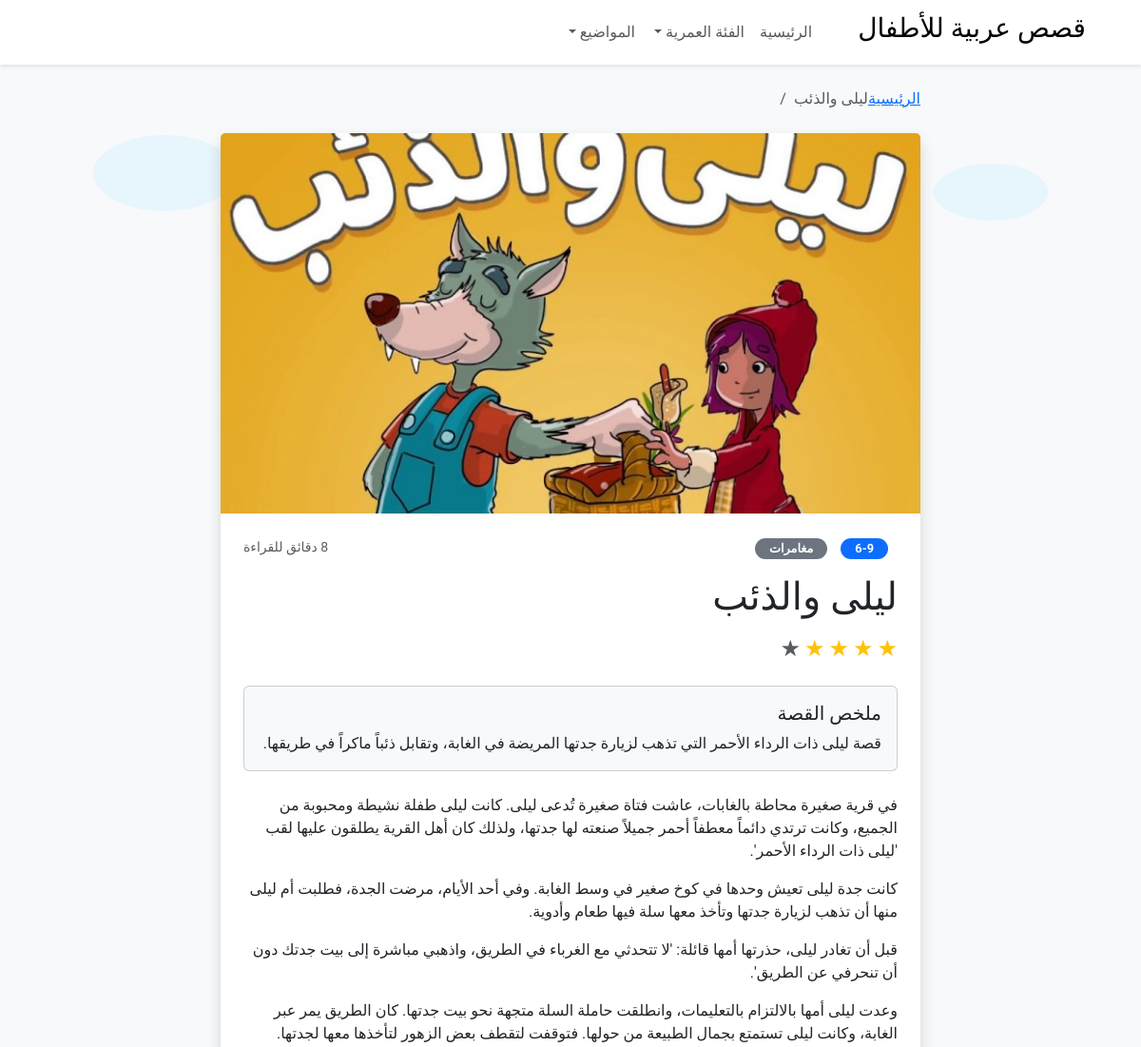
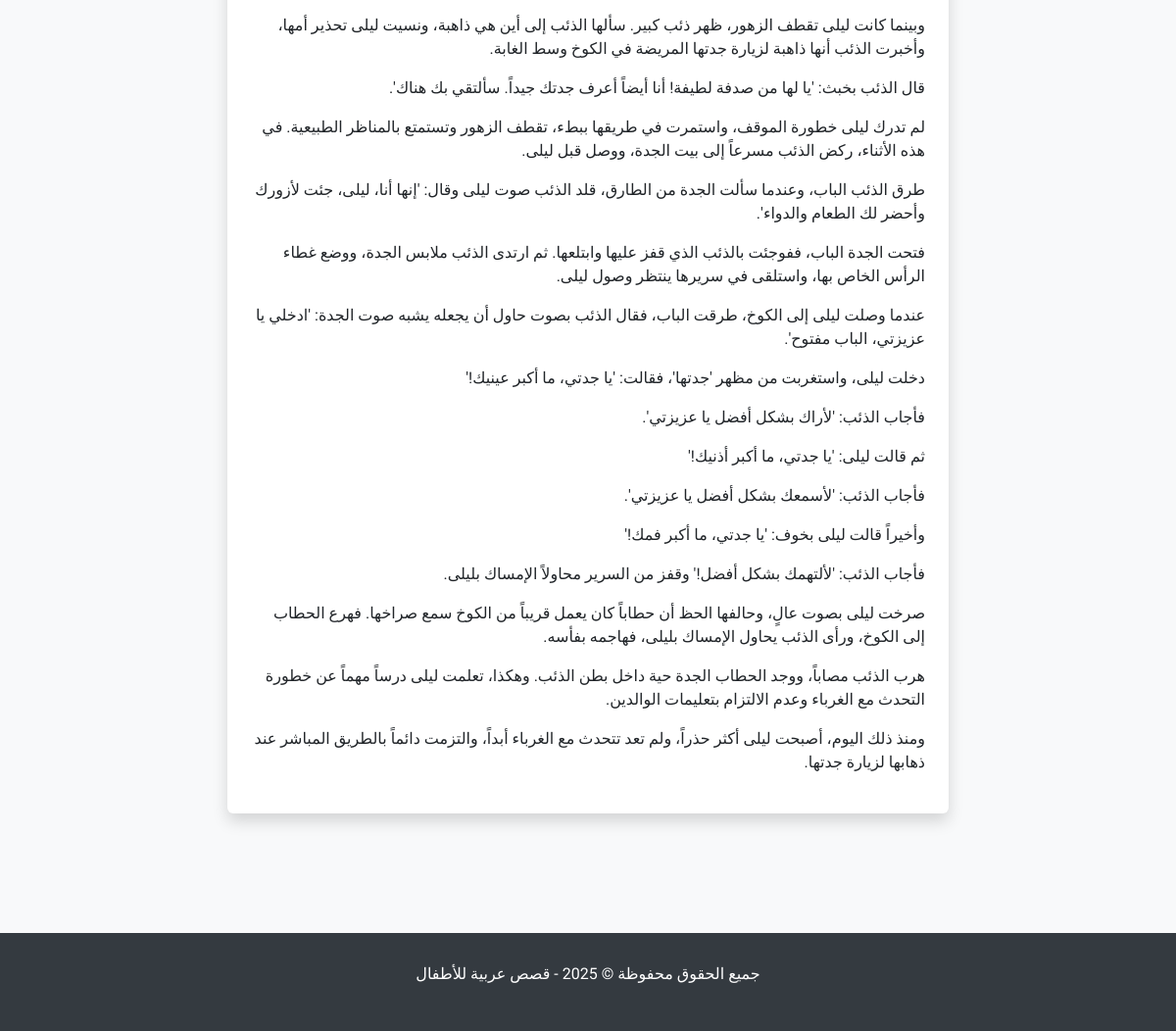
Page /story/3/ on the committed database (2 pictures, top to bottom).
### stories/models.py (models this page shows, shortened)
class Story(models.Model):
    title = models.CharField(max_length=100)
    content = models.TextField()
    summary = models.TextField()
    image_url = models.CharField(max_length=255)
    age_group = models.CharField(max_length=10)
    reading_time = models.IntegerField()
    theme = models.CharField(max_length=50)
    is_featured = models.BooleanField(default=False)
    rating = models.IntegerField()
    created_at = models.DateTimeField(auto_now_add=True)
    class Meta:
        ordering = ['-created_at']

### stories/views.py (the view)
# urls.py: path('story/<int:story_id>/', views.story_detail, name='story_detail'),
def story_detail(request, story_id):
    story = get_object_or_404(Story, id=story_id)
    return render(request, 'stories/story_detail.html', {'story': story})

### stories/templates/stories/story_detail.html (shortened to what this page needs)
{% extends 'stories/base.html' %}
{% block content %}
<div class="position-relative mb-5">
    <div class="cloud cloud-left" style="top: 50px;">
        <svg width="150" height="80" viewBox="0 0 150 80" fill="none" xmlns="http://www.w3.org/2000/svg">
            <path d="M75 80C116.421 80 150 62.0914 150 40C150 17.9086 116.421 0 75 0C33.5786 0 0 17.9086 0 40C0 62.0914 33.5786 80 75 80Z" fill="#E1F5FE"/>
        </svg>
    </div>
    <div class="cloud cloud-right" style="top: 80px;">
        <svg width="120" height="60" viewBox="0 0 120 60" fill="none" xmlns="http://www.w3.org/2000/svg">
            <path d="M60 60C93.1371 60 120 46.5685 120 30C120 13.4315 93.1371 0 60 0C26.8629 0 0 13.4315 0 30C0 46.5685 26.8629 60 60 60Z" fill="#E1F5FE"/>
        </svg>
    </div>
    <div class="row">
        <div class="col-lg-8 mx-auto">
            <nav aria-label="breadcrumb" class="mb-4">
                <ol class="breadcrumb">
                    <li class="breadcrumb-item"><a href="{% url 'stories:home' %}">الرئيسية</a></li>
                    <li class="breadcrumb-item active" aria-current="page">{{ story.title }}</li>
                </ol>
            </nav>
            <article class="card shadow border-0">
                <img src="{{ story.image_url }}" class="card-img-top" alt="{{ story.title }}" style="max-height: 400px; object-fit: cover;">
                <div class="card-body p-4">
                    <div class="d-flex justify-content-between align-items-center mb-3">
                        <div>
                            <span class="badge bg-primary age-badge">{{ story.age_group }}</span>
                            <span class="badge bg-secondary age-badge">{{ story.theme }}</span>
                        </div>
                        <small class="text-muted">{{ story.reading_time }} دقائق للقراءة</small>
                    </div>
                    <h1 class="card-title mb-3">{{ story.title }}</h1>
                    <div class="mb-4">
                        {% for i in "12345" %}
                            {% if forloop.counter <= story.rating %}
                                <span class="text-warning h4">★</span>
                            {% else %}
                                <span class="text-muted h4">★</span>
                            {% endif %}
                        {% endfor %}
                    </div>
                    <div class="card mb-4 bg-light">
                        <div class="card-body">
                            <h5 class="card-title">ملخص القصة</h5>
                            <p class="card-text">{{ story.summary }}</p>
                        </div>
                    </div>
                    <div class="story-content">
                        {{ story.content|linebreaks }}
                    </div>
                </div>
            </article>
        </div>
    </div>
</div>
{% endblock %}

### stories/templates/stories/base.html (style rules this page uses)
body { font-family: 'Tajawal', sans-serif; background-color: #f8f9fa; }
.age-badge { border-radius: 20px; padding: 5px 15px; font-size: 0.8rem; margin-right: 10px; }
.cloud { position: absolute; z-index: -1; opacity: 0.7; }
.cloud-left { left: 5%; top: 100px; }
.cloud-right { right: 5%; top: 150px; }

### rows in the picture
Story: title "ليلى والذئب", image_url (picture), age_group "6-9", theme "مغامرات", rating 4 (drawn), summary "قصة ليلى ذات الرداء الأحمر التي تذهب لزيارة جدتها المريضة في الغابة، وتقابل ذئباً ماكراً في طريقها.", content "في قرية صغيرة محاطة بالغابات، عاشت فتاة صغيرة تُدعى ليلى. كانت ليلى طفلة نشيطة ومحبوبة من الجميع، وكانت ترتدي دائماً معطفاً أحمر جميلاً صنعته لها جدتها، ولذلك كان أهل القرية يطلقون عليها لقب 'ليلى ذات الرداء الأحمر'. كانت جدة ليلى تعيش وحدها في كوخ صغير في وسط الغابة. وفي أحد الأيام، مرضت الجدة، فطلبت أم ليلى منها أن تذهب لزيارة جدتها وتأخذ معها سلة فيها طعام وأدوية. قبل أن تغادر ليلى، حذرتها أمها قائلة: 'لا تتحدثي مع الغرباء في الطريق، واذهبي مباشرة إلى بيت جدتك دون أن تنحرفي عن الطريق'. وعدت ليلى أمها بالالتزام بالتعليمات، وانطلقت حاملة السلة متجهة نحو بيت جدتها. كان الطريق يمر عبر الغابة، وكانت ليلى تستمتع بجمال الطبيعة من حولها. فتوقفت لتقطف بعض الزهور لتأخذها معها لجدتها. وبينما كانت…"
